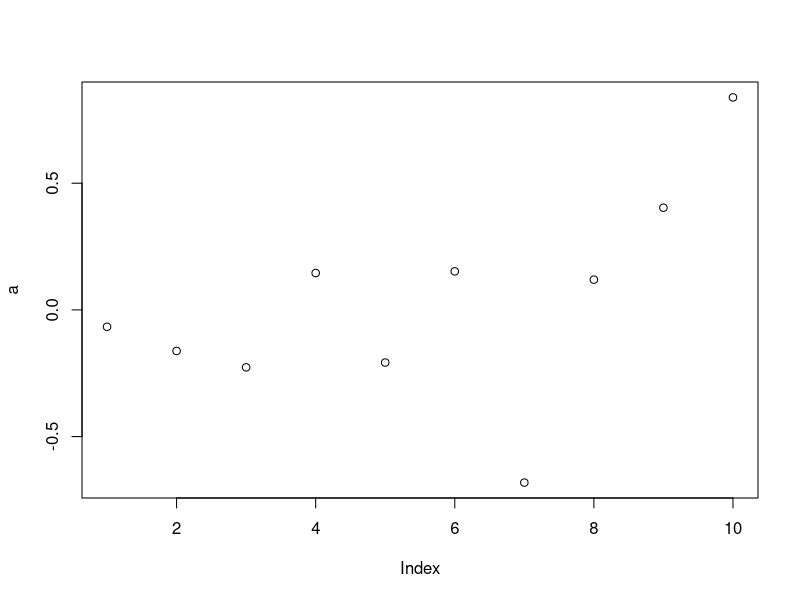
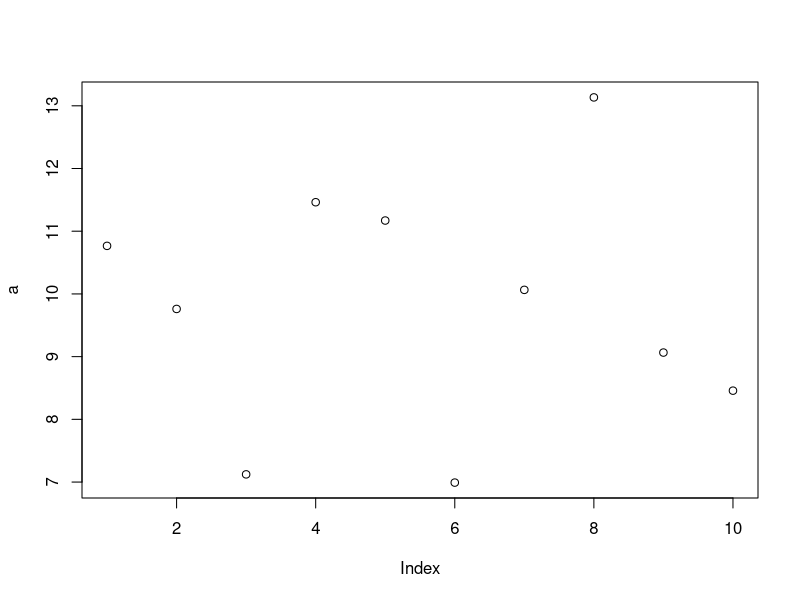

The R source for these figures, in order: (Note: this script raises an error after producing the figures.)
#Data Mining with R by Luis Torgo
#Prasant Sudhakaran####

#Chapter 1####

install.packages("RMySQL")
install.packages("DMwR")

installed.packages()
library()
#To check if there are newer versions of installed packages at CRAN
old.packages()
update.packages()
#To search the r-project site
#Format : RSiteSearch('Search term')
RSiteSearch('neural networks')

#R Objects

#Assigning values
x <- 945
x

#To list the current objects in memory
ls()
#Or alternatively:
objects()

#Vectors
#Vectors are used to store a set of elements of the same atomic data type
x <- 45.3 #Example of a single element vector
length(x) #To check the length of the vector

#Using the c() function to create vectors
v <- c(4,7, 23.5, 76.2, 90)
v
length(v)
mode(v) #Get or set the type or storage mode of an object.
#All elements of a vector must belong to the same mode, else R will coerce the type
#For example:
v <- c(4,7, 23.5, 76.2, 90, "rrt")
v
mode(v)

u <- c(4, 6, NA, 2) #All vectors may contain NA values
u

k <- c(T, F, NA, TRUE)
k

#Accessing a specific element of a vector
v[2] #Calling the second element of the vector v

#Changing the value of a particular vector
v[1] <- "hello"
v

#Creating an empty vector
x <- vector()
x
length(x)
#Add a value to a specific index, to alter the length of the vector
x[3] <- 45
x

#Assignment Operations are destructive (or can be destructive)
v <- c(45, 243, 78, 343, 445, 44, 56, 77)
v
v <- c(v[5], v[7])
v # v now consists of 2 elements

#Vectorisation
v <- c(4,7, 23.5, 76.2, 80)
x <- sqrt(v)
x
#Vector Arithmetic
v1 <- c(4, 6, 87)
v2 <- c(34, 32.4, 12)
v1 + v2

#If the vector isn't of sufficient length, R will use a recycling rule by repeating the
#shorter vector until it fills in the size of the larger vector
v1 <- c(4, 6, 8, 24)
v2 <- c(10, 2)
v1+v2

#If the lengths are not multiples, then a warning will be issued:
v1 <- c(4, 6, 8, 24)
v2 <- c(10, 2, 4)
v1+v2
#Single numbers are represented in R as vectors of length 1
v1 <- c(4,6,8,24)
2*v1 #The vector 2 is being multiplied with each element of v1

#Factors
#Easy and compact form of handling categorical (nominal) data

#Factors have levels that are the possible values they can take.
g <- c("f", "m", "m", "m", "f", "m", "f", "m", "f", "f")
g
#Transform vector g into a factor
g <- factor(g)
g

#Defining factor levels even when data consists of only one factor (at the moment)
other.g <- factor(c("m", "m", "m", "m", "m"))
other.g
other.g <- factor(c("m", "m", "m", "m", "m"), levels= c("f", "m"))
other.g #Now has two levels

#Counting the occurrence of each possible value, using the table function
table(g)
table(other.g)

#The table function can also be used for cross tabulation of several factors
a <- factor(c("adult", "adult", "juvenile", "juvenile", "adult", "adult", 
              "adult", "juvenile", "adult", "juvenile"))
table(a)
table(a,g)

#Calculate marginal and relative frequencies of contingency tables
t <- table(a,g)
margin.table(t,1) # 1 represents the first dimension of the table
margin.table(t,2) # 2 represents the second dimension of the table

#For relative frequencies
prop.table(t,1)
prop.table(t,2)*100 #Multiplied by 100 to get percentage figures instead of decimals

#Generating Sequences
#To create a vector containing integers between 1 and 100
c <- 1:100
c
#Decreasing sequences
5:0

#To generate sequences of real numbers, use the function seq()
seq(-4, 1, 0.5) #A sequene of real numbers between -4 and 1, with increments of 0.5
#More example of the use of seq()
seq(from=1, to=5, length=4)

#Repeating a sequence of characters
rep(5,10) #Repeats the number 5, ten times
rep("hi", 3) #Repeats the string 'hi' three times
rep(1:2, 3) #Repeats the sequence 1:2 three times
rep(1:2, each =3) #Repeats the numbers 1 and 2, each of the three times

#The gl() function:
#Used to generate sequences involving factors
#Syntax of the function is gl(k,n), where k is the number of levels of the factor, 
#n is the number of repetitions of each level.

gl(3,5)
gl(2,5, labels=c("female", "male"))

#Generating random numbers
#Ten randomly generated numbers from a normal distribution with zero mean
#and unit standard deviation
a <- rnorm(10)
plot (a)
#Randomly genarated numbers with a mean of 10 and SD of 3
a <- rnorm(10, mean = 10, sd = 3)
a
plot(a)
#Five numbers drawn randomly from a student t distribution with 10 degrees of freedom
rt(5, df = 10)

#Sub-setting
#Logical index vectors: Extract elements corresponding to true values
x <- c(0,-3, 4, -1, 45, 90, -5)
x>0 #Only the values greater than 0 will return TRUE
x[x>0] #Give me the values of x, for which the following logical expression is true
#More complex logical operators
x[x<=-2 | x>5]
x[x>40 & x<100]
#Extracting several elements from a vector
x[c(4,6)]
x[1:3]
y <- c(1,4)
x[y]
#Use a vector with negative indices to indicate which elements are to be excluded from selection
x[-1]
x[-(1:3)]

pH <- c(4.5, 7, 7.3, 8.2, 6.3)
names(pH) <- c("area 1", "area 2", "mud", "dam", "middle")
pH
#If you already know the names of the vectors:
ph <- c(area1=4.5, area2=7, mud=7.3, dam=8.2, middle=6.3)
ph
ph["mud"] #Indexing of the name
ph[c("area1", "mud", "middle")]

#Empty Index
#Represents absense of a restriction on the selection process
ph[] <- 0 #Assigns 0 as the value for all vectors in "ph"
ph[]

#Matrices and Arrays
#Matrices are a special case of arrays with two single dimensions
m <- c(45, 23, 66, 77, 33, 44, 56, 12, 78, 23)
m
dim(m) <- c(2,5) #Specifying the dimensions of the matrix - 2 rows, 5 columns
m
#Alternate way to create the same matrix
m <- matrix(c(45, 23, 66, 77, 33, 44, 56, 12, 78, 23),2,5)
m #Matrix, filled by column

m <- matrix(c(45, 23, 66, 77, 33, 44, 56, 12, 78, 23), 2,
            5, byrow=T)
m #Matrix, by row

m[2,3] #2nd row, 3rd column

m[-2,1] 
m[1,] #Obtain the entire first row
m[,4] #Obtain the entire fourth column
m[,90] #Will give an 'Out of Bounds' error if you specify column that doesn't exist 

#Using the cbind/rbind function to join two or more matrices by columns or rows respectively
m1 <- matrix(c(45, 23, 66, 77, 33, 44, 56, 12, 78, 23), 2, 5)
m1
cbind(c(4,76), m1[,4])

m2 <- matrix(rep(10,20), 4,5) #Repeat the number '10', twenty times, arrange into a 4X5 matrix
m2

m3 <- rbind(m[1,],m2[3,]) #combine the 1st row of m1, and 3rd row of m2
m3

#Column and Row Name
results <- matrix(c(10,30,40,50,43,56,21,30),2,4,
                   byrow=T)
colnames(results) <- c("1qrt", "2qrt", "3qrt", "4qrt")
rownames(results) <- c("store1", "store2")
results
results["store1",]

results["store2", c("1qrt", "4qrt")]

#Arrays
#Arrays are extesnions of matrices to more than 2 dimensions
#Initiated by using the array() function
a <- array(1:24, dim = c(4, 3, 2))
a
a[1,3,2] #First row, third column, 2nd matrix
a[1,,2] #First row, 2nd matrix
a[4,3,] #Selects the elements at 4th row, 3rd column from both matrices 
a[c(2,3),,-2]

m <- matrix(c(45, 23, 66, 77, 33, 44, 56, 12, 78, 23),2,5)
m
m <- matrix(c(45, 23, 66, 77, 33, 44, 56, 12, 78, 23), 2, 5, byrow=T) #Same as the previous matrix, but arranged by row
m
m*3

m1 <- matrix(c(45, 23, 66, 77, 33, 44), 2,3)
m1
m2 <- matrix(c(12,65,32,7,4,78),2,3)
m2
m1+m2

#Lists
#List components need not be of the same type, mode or length
my.list <- list(stud.id=34453,stud.name="John",
                stud.marks=c(14.3,12,15,19))
my.list
